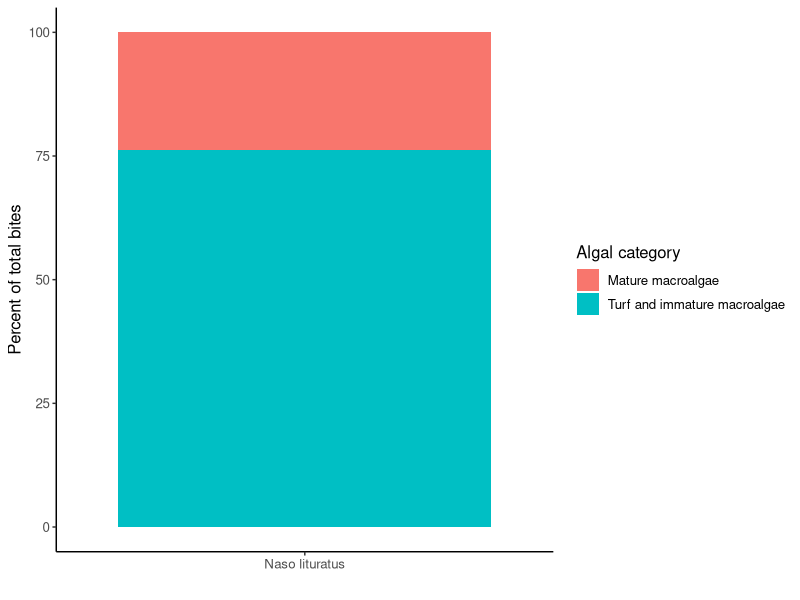

Recreate this plot in R.
## Script to produce Figure S1 that shows percentage of bites Naso lituratus took on two categories of algae: 1) mature macroalgae and 2) immature macroalgae and turf

# Data was collected during 20 minute follows of foraging Naso lituratus (n=19 individuals) on the north shore lagoon of Moorea. Data describe the number of bites a fish took on 5 categories of algae: turf and immature macroalgae, Sargassum, Turbinaria, Dictyota, and Amansia.


# Packages -----
library(tidyverse)
library(ggplot2)
library(readr)

# Data -----
# Fish feeding data
bite.data <- read_csv("data/Naso_bite_data_2017.csv") %>% 
  select(fish_ID, species, turf_bites, sargassum_bites, turbinaria_bites, dictyota_bites, amansia_bites)

# Metadata to group algal taxa 
algae_group <- read_csv("data/Naso_bite_data_algae_groups.csv")

# Data wrangling -----
# Get df into format to calculate total bites for each algal taxa (pool fish)
naso.data <- bite.data %>% 
  filter(species == "Naso lituratus") %>% 
  pivot_longer(cols = ends_with("bites"),
               names_to = "taxa",
               values_to = "bites") %>% 
  mutate_at("taxa", str_replace, "_bites", "")

# Add algae group
naso.data <- merge(naso.data, algae_group, by = "taxa")

# Calculate total bites per algal taxa
naso.data.summary <- naso.data %>% 
  group_by(species, algae_group) %>% 
  summarize(bites = sum(bites)) %>% 
  mutate(total_bites = sum(bites)) %>% 
  mutate(percent_bites = bites/total_bites*100)

# Visualization: percent of total bites taken by Naso lituratus -----
ggplot(naso.data.summary, 
       aes(x = species, 
           y = percent_bites,
           fill = algae_group)) +
  geom_bar(position = "stack", stat = "identity") +
  xlab("") +
  ylab("Percent of total bites") +
  scale_fill_discrete(name = "Algal category") +
  theme_classic() +
  theme(text = element_text(size = 12))

